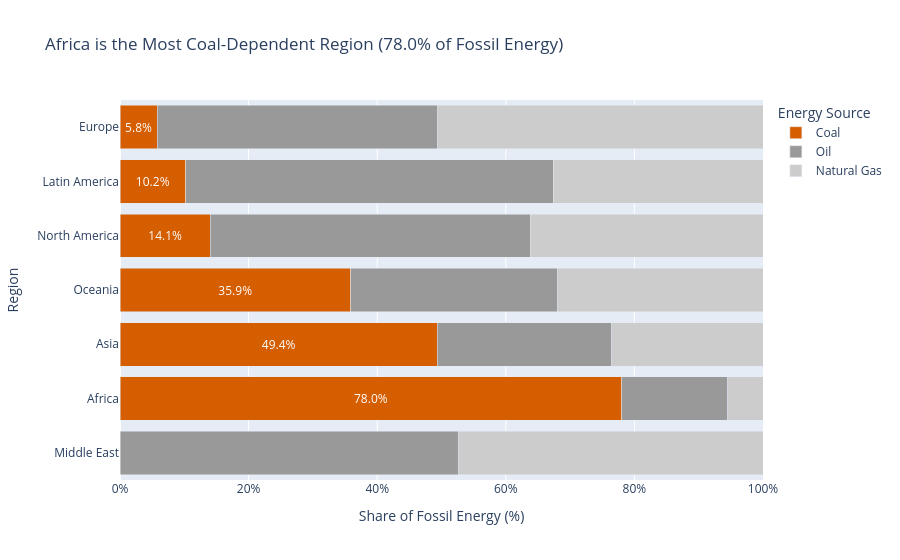

Write notebook code for a chart like this one.
### Markdown cell above
## Task 3 — 100% stacked bar: which region relies most on coal?

**What to build:** A horizontal 100% stacked bar chart showing, for each **Region**, how its fossil energy splits between Coal, Oil and Natural Gas. This is the **same data as your Task 1 treemap**, visualised a second way.

**Requirements:**
- Reuse `df_fossil` from Task 1; aggregate TWh by `Region` × `Source` and convert to **shares of each region's fossil total**
- Horizontal bars, regions **sorted by coal share** (highest at the top)
- Coal is the segment on the baseline (first in `category_orders`) and the **only coloured segment** — keep it the same colour as in Task 1; Oil and Natural Gas in two greys
- Percentage labels on the coal segments only
- Insight title naming the most coal-dependent region and its coal share

> 💡 `df.groupby('Region')['TWh'].transform('sum')` gives each row its region total

### Code cell
# Task 3 — 100% stacked bar chart

# Reuse df_fossil from Task 1

# Aggregate fossil TWh by Region and Source
region_source = (
    df_fossil.groupby(['Region', 'Source'], as_index=False)['TWh']
    .sum()
)

# Calculate each region's total fossil energy
region_source['Region_Total'] = (
    region_source.groupby('Region')['TWh'].transform('sum')
)

# Calculate percentage share
region_source['Share_pct'] = (
    region_source['TWh'] / region_source['Region_Total'] * 100
)

# Find coal share for each region
coal_shares = (
    region_source[region_source['Source'] == 'Coal']
    [['Region', 'Share_pct']]
    .sort_values('Share_pct', ascending=False)
)

top_coal_region = coal_shares.iloc[0]['Region']
top_coal_share = coal_shares.iloc[0]['Share_pct']

# Sort regions by coal share, highest first
region_order = coal_shares['Region'].tolist()

# Create labels for coal segments only
region_source['Coal_Label'] = np.where(
    region_source['Source'] == 'Coal',
    region_source['Share_pct'].map(lambda x: f'{x:.1f}%'),
    ''
)

# CVD-safe palette: same coal colour as Task 1
task3_colours = {
    'Coal': '#D55E00',
    'Oil': '#999999',
    'Natural Gas': '#CCCCCC'
}

# Create horizontal stacked bar chart
fig4 = px.bar(
    region_source,
    x='Share_pct',
    y='Region',
    color='Source',
    orientation='h',
    barmode='stack',
    text='Coal_Label',
    category_orders={
        'Region': region_order,
        'Source': ['Coal', 'Oil', 'Natural Gas']
    },
    color_discrete_map=task3_colours,
    title=(
        f'{top_coal_region} is the Most Coal-Dependent Region '
        f'({top_coal_share:.1f}% of Fossil Energy)'
    ),
    labels={
        'Share_pct': 'Share of Fossil Energy (%)',
        'Region': 'Region',
        'Source': 'Energy Source'
    }
)

# Display percentage labels on coal segments only
fig4.update_traces(
    textposition='inside',
    insidetextanchor='middle',
    textfont=dict(color='white'),
    hovertemplate=(
        '<b>%{y}</b><br>'
        'Source: %{fullData.name}<br>'
        'Share: %{x:.1f}%'
        '<extra></extra>'
    )
)

# Ensure highest coal-dependent region appears at the top
fig4.update_layout(
    xaxis=dict(
        range=[0, 100],
        title='Share of Fossil Energy (%)',
        ticksuffix='%'
    ),
    yaxis=dict(
        title='Region',
        autorange='reversed'
    ),
    legend_title='Energy Source'
)

fig4.show()

print(
    f"Most coal-dependent region: {top_coal_region} "
    f"({top_coal_share:.1f}%)"
)

### Figure 1 — Plotly figure (JSON) as saved in the notebook; plotly's stock layout.template omitted (floating-point values rounded to 4 significant figures)
{"data": [{"hovertemplate": "<b>%{y}</b><br>Source: %{fullData.name}<br>Share: %{x:.1f}%<extra></extra>", "insidetextanchor": "middle", "legendgroup": "Coal", "marker": {"color": "#D55E00", "pattern": {"shape": ""}}, "name": "Coal", "orientation": "h", "showlegend": true, "text": ["78.0%", "49.4%", "5.8%", "10.2%", "14.1%", "35.9%"], "textfont": {"color": "white"}, "textposition": "inside", "type": "bar", "x": [78.04, 49.37, 5.765, 10.19, 14.06, 35.85], "xaxis": "x", "y": ["Africa", "Asia", "Europe", "Latin America", "North America", "Oceania"], "yaxis": "y"}, {"hovertemplate": "<b>%{y}</b><br>Source: %{fullData.name}<br>Share: %{x:.1f}%<extra></extra>", "insidetextanchor": "middle", "legendgroup": "Oil", "marker": {"color": "#999999", "pattern": {"shape": ""}}, "name": "Oil", "orientation": "h", "showlegend": true, "text": ["", "", "", "", "", "", ""], "textfont": {"color": "white"}, "textposition": "inside", "type": "bar", "x": [16.48, 27.11, 43.64, 57.18, 52.71, 49.73, 32.23], "xaxis": "x", "y": ["Africa", "Asia", "Europe", "Latin America", "Middle East", "North America", "Oceania"], "yaxis": "y"}, {"hovertemplate": "<b>%{y}</b><br>Source: %{fullData.name}<br>Share: %{x:.1f}%<extra></extra>", "insidetextanchor": "middle", "legendgroup": "Natural Gas", "marker": {"color": "#CCCCCC", "pattern": {"shape": ""}}, "name": "Natural Gas", "orientation": "h", "showlegend": true, "text": ["", "", "", "", "", "", ""], "textfont": {"color": "white"}, "textposition": "inside", "type": "bar", "x": [5.476, 23.52, 50.59, 32.64, 47.29, 36.21, 31.92], "xaxis": "x", "y": ["Africa", "Asia", "Europe", "Latin America", "Middle East", "North America", "Oceania"], "yaxis": "y"}], "layout": {"barmode": "stack", "legend": {"title": {"text": "Energy Source"}, "tracegroupgap": 0}, "title": {"text": "Africa is the Most Coal-Dependent Region (78.0% of Fossil Energy)"}, "xaxis": {"anchor": "y", "domain": [0, 1], "range": [0, 100], "ticksuffix": "%", "title": {"text": "Share of Fossil Energy (%)"}}, "yaxis": {"anchor": "x", "autorange": "reversed", "categoryarray": ["Europe", "Latin America", "North America", "Oceania", "Asia", "Africa"], "categoryorder": "array", "domain": [0, 1], "title": {"text": "Region"}}}}
